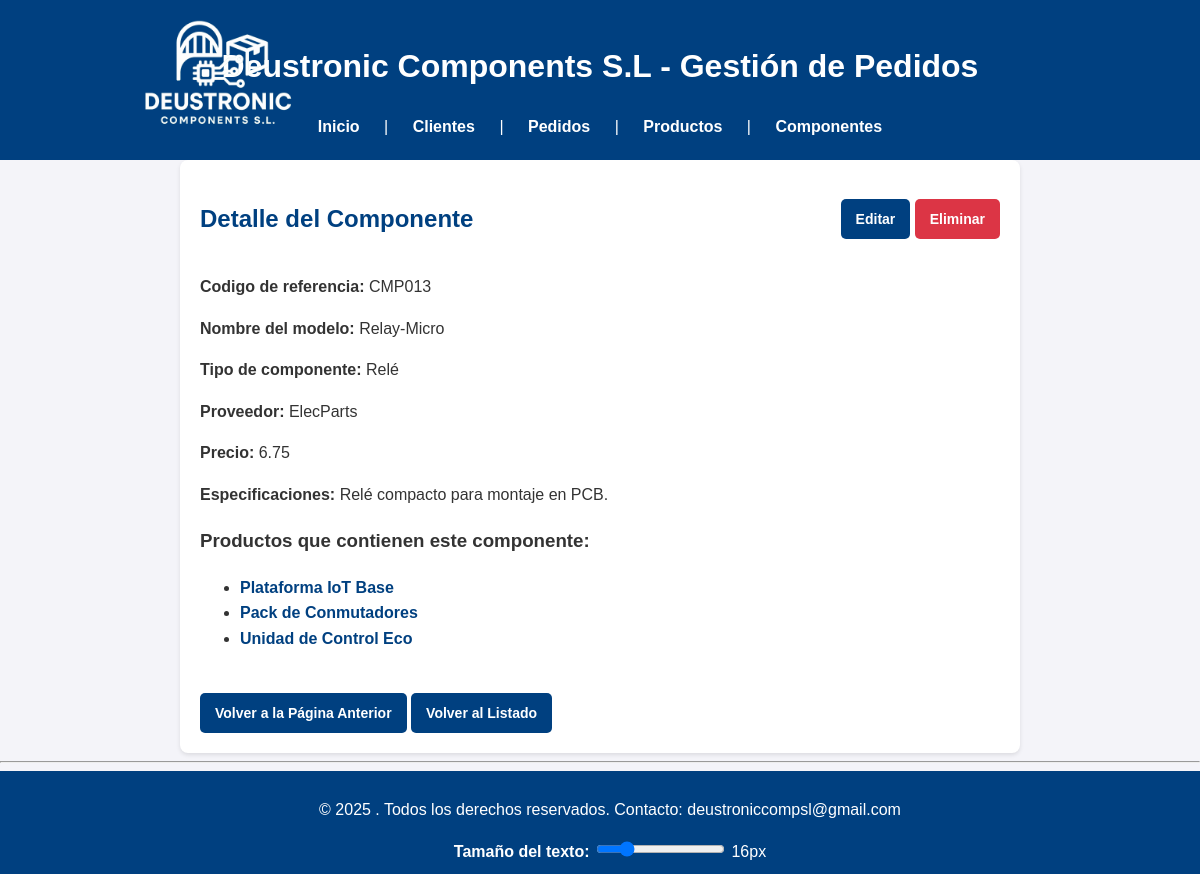
The app's page /componente/12/, older data.
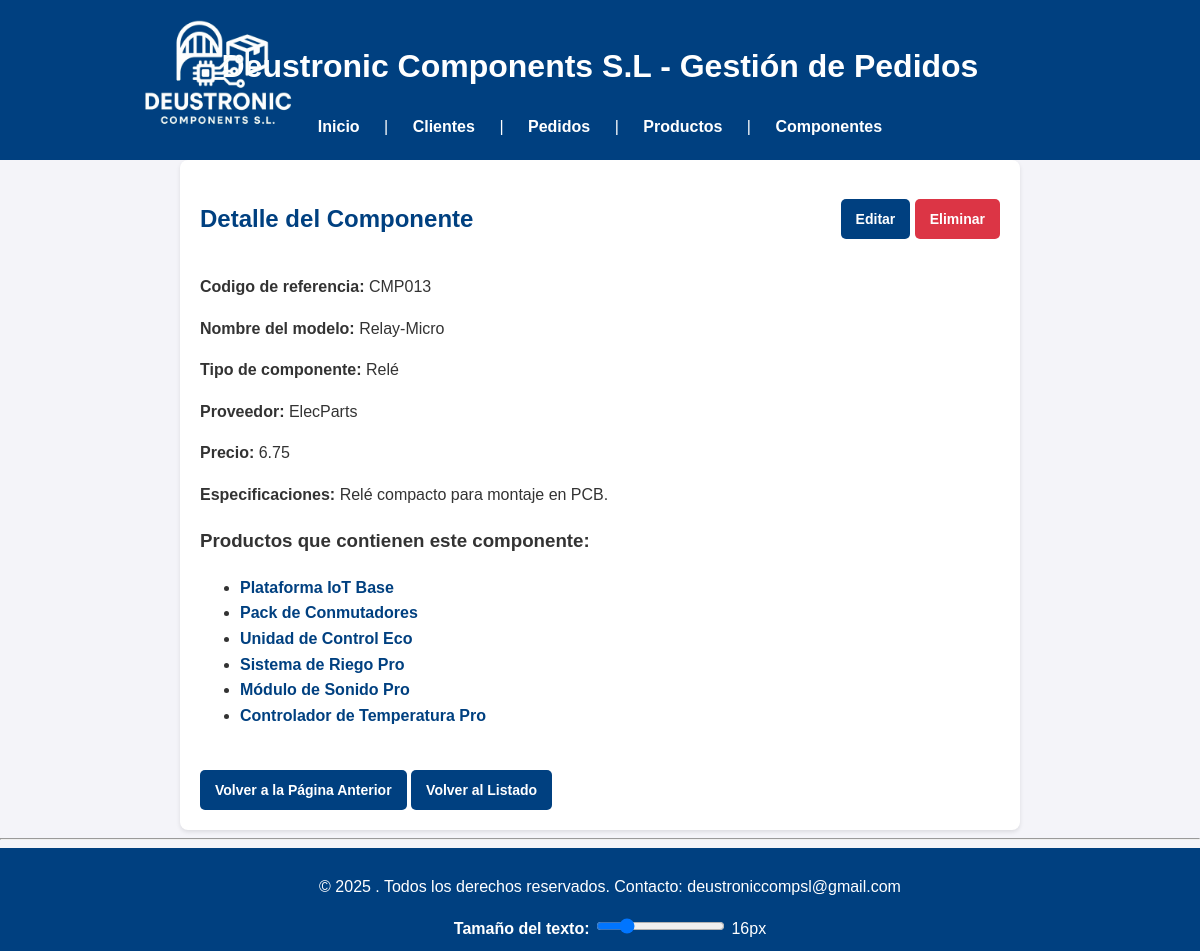
The same page, newer data.
### appEntrega/models.py (models this page shows, shortened)
class Producto(models.Model):
    referencia = models.CharField(max_length=50, unique=True)
    nombre = models.CharField(max_length=100)
    descripcion = models.TextField()
    categoria = models.CharField(max_length=100)
    componentes = models.ManyToManyField(Componente, related_name='productos')
    precio = models.DecimalField(max_digits=10, decimal_places=2)

### appEntrega/views.py (the view)
# urls.py: path('componente/<int:pk>/', ComponenteDetailView.as_view(),name='componente_detalle'),
class ComponenteDetailView(DetailView):
    model = Componente
    template_name = 'componente_detalle.html'
    context_object_name = 'componente'

### appEntrega/templates/componente_detalle.html (shortened to what this page needs)
{% extends "base.html" %}
{% block content %}
<div style="display: flex; align-items: center; justify-content: space-between;">
    <h2>Detalle del Componente</h2>
    <div>
        <a href="{% url 'componente_editar' componente.id %}" class="button">Editar</a>
        <a href="{% url 'componente_eliminar' componente.id %}" class="btn-eliminar">Eliminar</a>
    </div>
</div>
<p><strong>Codigo de referencia:</strong> {{ componente.codigo_referencia }}</p>
<p><strong>Nombre del modelo:</strong> {{ componente.nombre_modelo }}</p>
<p><strong>Tipo de componente:</strong> {{ componente.tipo_componente }}</p>
<p><strong>Proveedor:</strong> {{ componente.proveedor }}</p>
<p><strong>Precio:</strong> {{ componente.precio }}</p>
<p><strong>Especificaciones:</strong> {{ componente.especificaciones_tecnicas }}</p>
<h3>Productos que contienen este componente:</h3>
<ul>
    {% for producto in componente.productos.all %}
        <li>
            <a href="{% url 'producto_detalle' producto.id %}" class = 'detalle_link'>{{ producto.nombre }}</a>
        </li>
    {% empty %}
        <li>No hay productos que contengan este componente.</li>
    {% endfor %}
</ul>
<br>
<a href="javascript:history.back()" class="button">Volver a la Página Anterior</a>
<a href="{% url 'pedido_listado' %}" class="button">Volver al Listado</a>
{% endblock %}

Row changes from the older to the newer data that the page shows:
added Producto: nombre "Sistema de Riego Pro"
added Producto: nombre "Módulo de Sonido Pro"
added Producto: nombre "Controlador de Temperatura Pro"
